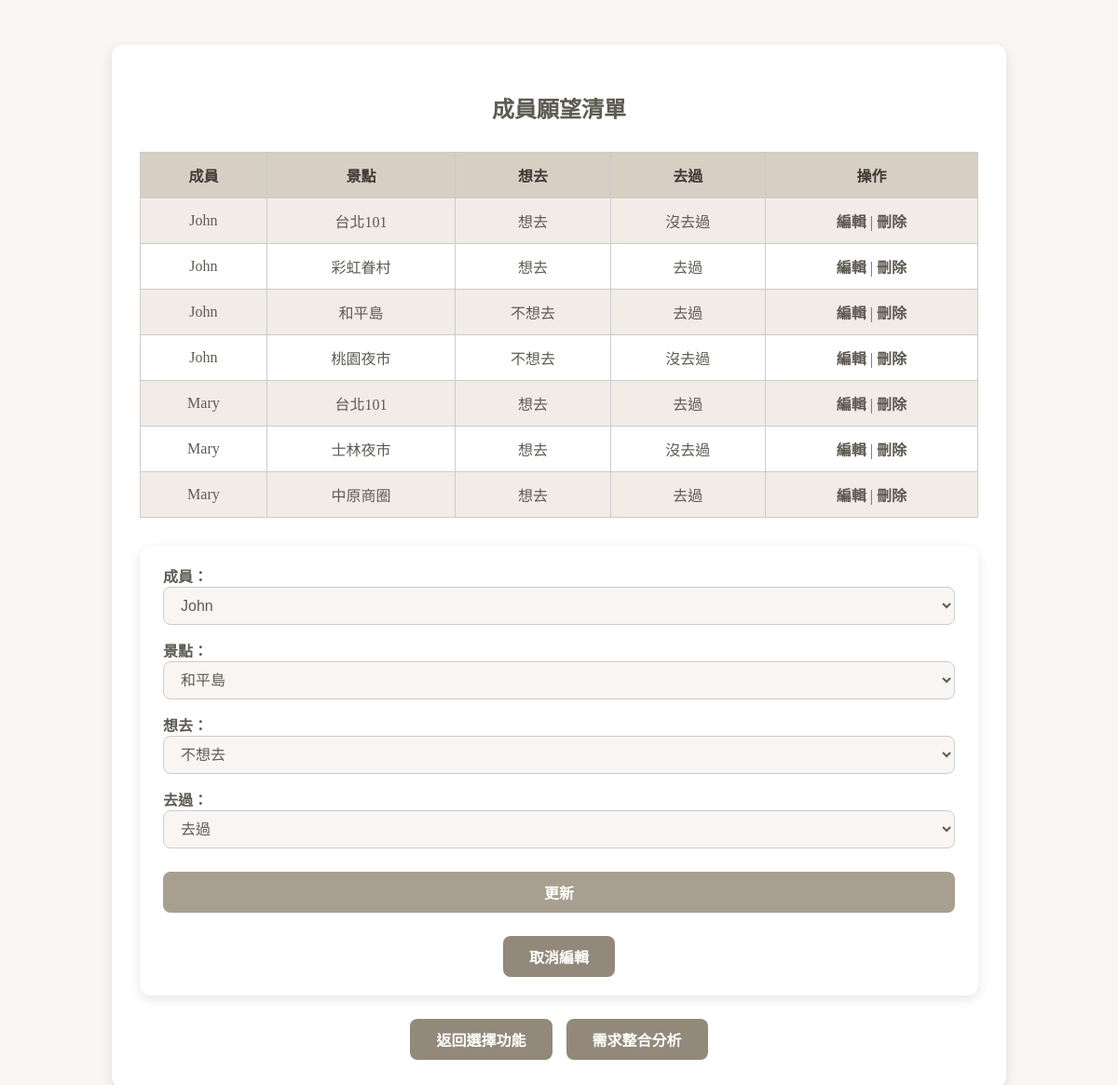
Screenshot of /members_wishlist.php?edit=3 with the database file from the repository.
### tables this page shows
CREATE TABLE `members_wishlist` (
  `wishlist_id` int(11) NOT NULL,
  `member_id` int(11) DEFAULT NULL,
  `place_id` int(11) DEFAULT NULL,
  `place_name` varchar(100) DEFAULT NULL,
  `member_name` varchar(50) DEFAULT NULL,
  `want_go` varchar(50) DEFAULT NULL,
  `been_there` varchar(50) DEFAULT NULL
);

CREATE TABLE `members` (
  `member_id` int(11) NOT NULL,
  `user_id` int(11) DEFAULT NULL,
  `member_name` varchar(50) DEFAULT NULL,
  `member_user_id` int(11) DEFAULT NULL,
  `member_relationship_name` varchar(50) DEFAULT NULL
);

### members_wishlist.php (the view, shortened to what this page needs)
<?php
$link = mysqli_connect("localhost", "root", "", "travel_pockets");
mysqli_set_charset($link, "utf8");
$user_id = 1;
$edit_mode = false;
$edit_data = [
    'member_id' => '',
    'place_id' => '',
    'want_go' => '想去',
    'been_there' => '沒去過',
];
if (isset($_GET['edit'])) {
    $edit_wishlist_id = intval($_GET['edit']);
    $stmt = $link->prepare("
        SELECT member_id, place_id, want_go, been_there
        FROM members_wishlist
        WHERE wishlist_id = ?
    ");
    $stmt->bind_param("i", $edit_wishlist_id);
    $stmt->execute();
    $res = $stmt->get_result();
    if ($res->num_rows > 0) {
        $edit_mode = true;
        $edit_data = $res->fetch_assoc();
    } else {
        header("Location: members_wishlist.php");
        exit;
    }
}
$members = [];
$stmt = $link->prepare("SELECT member_id, member_name FROM members WHERE user_id = ?");
$stmt->bind_param("i", $user_id);
$stmt->execute();
$res = $stmt->get_result();
while ($row = $res->fetch_assoc()) {
    $members[] = $row;
}
$query = "
SELECT mw.wishlist_id, m.member_name, mw.place_name, mw.want_go, mw.been_there
FROM members_wishlist mw
JOIN members m ON mw.member_id = m.member_id
WHERE m.user_id = ?
ORDER BY mw.wishlist_id ASC
";
$stmt = $link->prepare($query);
$stmt->bind_param("i", $user_id);
$stmt->execute();
$result = $stmt->get_result();
?>
<!DOCTYPE html>
<html lang="zh-Hant">
<head>
</head>
<body>
<div class="container">
<h2> 成員願望清單</h2>
<table>
  <tr>
    <th>成員</th>
    <th>景點</th>
    <th>想去</th>
    <th>去過</th>
    <th>操作</th>
  </tr>
  <?php while ($row = $result->fetch_assoc()) { ?>
  <tr>
    <td><?= htmlspecialchars($row['member_name']) ?></td>
    <td><?= htmlspecialchars($row['place_name']) ?></td>
    <td><?= htmlspecialchars($row['want_go']) ?></td>
    <td><?= htmlspecialchars($row['been_there']) ?></td>
    <td>
      <a href="?edit=<?= htmlspecialchars($row['wishlist_id']) ?>">編輯</a> |
      <a href="?delete=<?= htmlspecialchars($row['wishlist_id']) ?>" onclick="return confirm('確定刪除？')">刪除</a>
    </td>
  </tr>
  <?php } ?>
</table>
<form method="post" autocomplete="off">
  <label for="member_id">成員：
    <select name="member_id" id="member_id" required>
      <?php foreach ($members as $m): ?>
        <?php $selected = ((int)$edit_data['member_id'] === (int)$m['member_id']) ? "selected" : ""; ?>
        <option value="<?= $m['member_id'] ?>" <?= $selected ?>>
          <?= htmlspecialchars($m['member_name']) ?>
        </option>
      <?php endforeach; ?>
    </select>
  </label>
  <label for="place_id">景點：
    <select name="place_id" id="place_id" required>
      <?php
      $places_res = mysqli_query($link, "SELECT place_id, place_name FROM places ORDER BY place_name ASC");
      while ($place = mysqli_fetch_assoc($places_res)) {
          $selected = ((int)$edit_data['place_id'] === (int)$place['place_id']) ? "selected" : "";
          echo "<option value='{$place['place_id']}' $selected>" . htmlspecialchars($place['place_name']) . "</option>";
      }
      ?>
    </select>
  </label>
  <label for="want_go">想去：
    <select name="want_go" id="want_go" required>
      <option value="不想去" <?= $edit_data['want_go'] === '不想去' ? 'selected' : '' ?>>不想去</option>
    </select>
  </label>
  <label for="been_there">去過：
    <select name="been_there" id="been_there" required>
      <option value="去過" <?= $edit_data['been_there'] === '去過' ? 'selected' : '' ?>>去過</option>
    </select>
  </label>
  <button type="submit" name="submit"><?= $edit_mode ? "更新" : "新增" ?></button>
  <?php if ($edit_mode): ?>
    <div class="btn-group">
      <button type="button" onclick="window.location.href='members_wishlist.php'">取消編輯</button>
    </div>
  <?php endif; ?>
</form>
<div class="btn-group">
  <button onclick="location.href='function.php'">返回選擇功能</button>
  <button onclick="location.href='wishlist_analysis.php'">需求整合分析</button>
</div>
</div>
</body>
</html>

### members_wishlist.php (style rules this page uses)
body { font-family: '微軟正黑體'; background-color: #f9f5f2; padding: 40px; color: #5e5b52; }
.container { max-width: 900px; margin: auto; background-color: #fff; padding: 30px; border-radius: 12px; box-shadow: 0 4px 12px rgba(0,0,0,0.1); }
h2 { text-align: center; color: #5e5b52; margin-bottom: 30px; }
table { width: 100%; border-collapse: collapse; margin-top: 10px; }
th, td { border: 1px solid #ccc; padding: 12px; text-align: center; color: #5e5b52; }
th { background-color: #d8cfc4; color: #3e3a36; }
tr:nth-child(even) { background-color: #f1ece6; }
a { color: #5e5b52; text-decoration: none; font-weight: 600; }
form { margin-top: 30px; background-color: #fff; padding: 20px 25px; border-radius: 12px; box-shadow: 0 4px 12px rgba(0,0,0,0.1); }
label { display: block; margin-bottom: 15px; font-weight: 600; color: #5e5b52; }
select, button { width: 100%; padding: 10px 14px; border-radius: 8px; border: 1px solid #ccc; font-size: 16px; background-color: #f9f5f2; color: #5e5b52; cursor: pointer; transition: background-color 0.3s ease; }
button[type="submit"] { margin-top: 10px; font-weight: 700; background-color: #a89f91; border: none; color: white; }
.btn-group { margin-top: 25px; display: flex; gap: 15px; justify-content: center; }
.btn-group button { width: auto; padding: 10px 28px; background-color: #92897a; color: white; border: none; border-radius: 8px; font-weight: 600; }

### rows the page displays
members_wishlist: member.member_name "John", place_name "台北101", want_go "想去", been_there "沒去過"
members_wishlist: member.member_name "John", place_name "彩虹眷村", want_go "想去", been_there "去過"
members_wishlist: member.member_name "John", place_name "和平島", want_go "不想去", been_there "去過"
members_wishlist: member.member_name "John", place_name "桃園夜市", want_go "不想去", been_there "沒去過"
members_wishlist: member.member_name "Mary", place_name "台北101", want_go "想去", been_there "去過"
members_wishlist: member.member_name "Mary", place_name "士林夜市", want_go "想去", been_there "沒去過"
members_wishlist: member.member_name "Mary", place_name "中原商圈", want_go "想去", been_there "去過"

### other values shown
form field member_id "John"
form field place_id "和平島"
